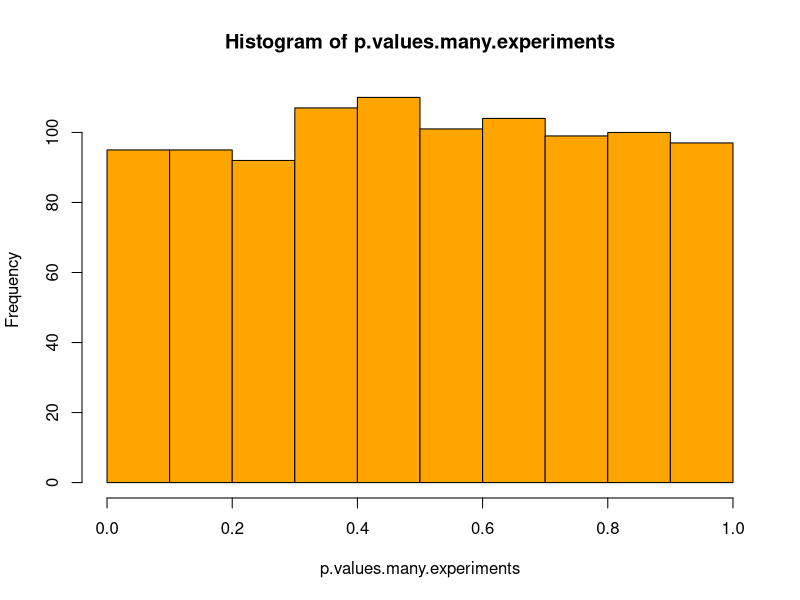
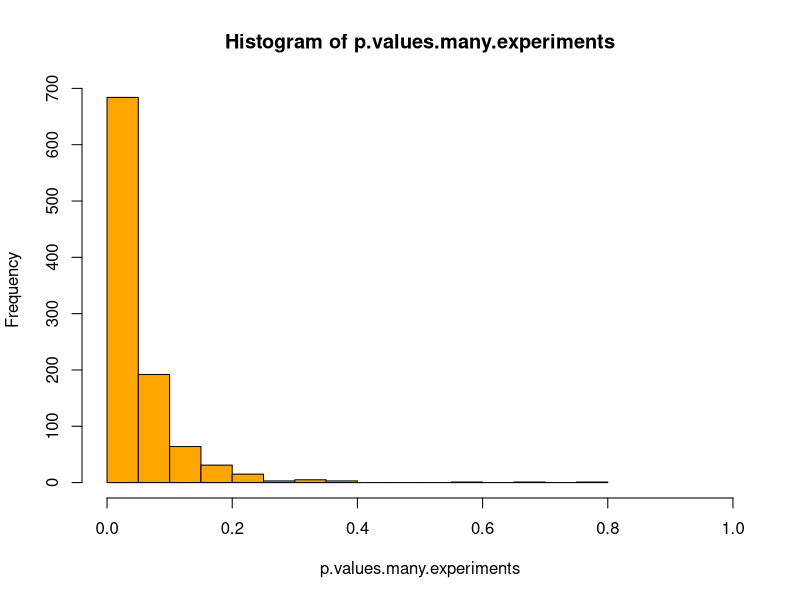

Reproduce these figures in R, in order.
## ---- chunk 1
set.seed(17)
datas=data.frame(drug=c("standard","standard","standard",
                        "new","new","new"),
                pressure=rnorm(6,mean = 150,sd = 10))
datas

t.test(pressure~drug,data=datas)
## ---- chunk 2
B=1000
p.values.many.experiments=replicate(B,{
  datas=data.frame(drug=c("standard","standard","standard",
                        "new","new","new"),
                pressure=rnorm(6,mean = 150,sd = 10))
  t.test(pressure~drug,data=datas)$p.value
}
)
## ---- chunk 3
sum(p.values.many.experiments<.05)
## ---- chunk 4
hist(p.values.many.experiments,col="orange")
sum(p.values.many.experiments<=.05)/B
#analogously for any other significance value:
sum(p.values.many.experiments<=.10)/B
## ---- chunk 5
set.seed(17)
datas=data.frame(drug=c("standard","standard","standard",
                        "new","new","new"),
                pressure=rnorm(6,mean = c(150,150,150,150-30,150-30,150-30),sd = 10))
datas

t.test(pressure~drug,data=datas)
## ---- chunk 6
B=1000
p.values.many.experiments=replicate(B,{
  dati=data.frame(farmaco=c("standard","standard","standard",
                          "new","new","new"),
                  pressione=rnorm(6,mean =  c(150,150,150,150-30,150-30,150-30),sd = 10))
  t.test(pressione~farmaco,data=dati)$p.value
}
)

sum(p.values.many.experiments<.05)
## ---- chunk 7
hist(p.values.many.experiments,xlim=c(0,1),col="orange")
sum(p.values.many.experiments<=.05)/B
#analogously for any other significance value:
sum(p.values.many.experiments<=.10)/B
## ---- chunk 8
m=18
B = 1000
alpha_a=.05
alpha_b=1-(1-.05)^(1/m)
#### A single experiment with m endpoints (and as many hypothesis tests and p-values).

endpoints=matrix(rnorm(6*m),6,m)

p.values.1.experiment=apply(endpoints , 2, 
                            function(y) 
                              t.test(y[1:3],y[4:6],
                                     var.equal = TRUE)$p.value)

 c(n.rifiuti_a=sum(p.values.1.experiment<alpha_a),
   n.rifiuti_b=sum(p.values.1.experiment<alpha_b))

# replicate B times
res=replicate(B,
              {
 endpoints=matrix(rnorm(6*m),6,m)
 
 p.values.1.experiment=apply(endpoints , 2, 
                             function(y) t.test(y[1:3],y[4:6],
                                                var.equal = TRUE)$p.value)
 c(n.rifiuti_a=sum(p.values.1.experiment<alpha_a),
   n.rifiuti_b=sum(p.values.1.experiment<alpha_b))
}
)
dim(res)
#Number of rejections:
table(res["n.rifiuti_a",])
# How many times have we made at least one mistake? (= how many times at least one rejection?)
sum(res["n.rifiuti_a",]>0)

table(res["n.rifiuti_b",])
sum(res["n.rifiuti_b",]>0)
## ---- chunk 9
#number of endpoints
m <- 18
# Generate the response of 6 patients on m enpoint.
endpoints=matrix(rnorm(6*m),6,m)
 
# Added a value of 3 to the values reported 
# to the first 5 endpoints for the three patients with the drug new 

endpoints[4:6,1:5]= endpoints[4:6,1:5]+3
 
endpoints
## ---- chunk 10
#One p-value for each endpoint extracted from t.test:

p.values.1.experiment=apply(endpoints , 2, 
                            function(y) t.test(y[1:3],y[4:6])$p.value)


p.values.1.experiment
## ---- chunk 11
#Compute:
 c(n.rifiuti_a=sum(p.values.1.experiment<alpha_a), #number of rejections using alpha_a=0.05
   n.rifiuti_b=sum(p.values.1.experiment<alpha_b),#number of rejections using alpha_b (i.e., Sidak correction)
   n.rifiuti_a_H0=sum(p.values.1.experiment[-(1:5)]<alpha_a), #number of false rejections using alpha_a=0.05
   n.rifiuti_b_H0=sum(p.values.1.experiment[-(1:5)]<alpha_b), #number of false rejections using alpha_b (i.e., Sidak correction)
   n.rifiuti_a_H1=sum(p.values.1.experiment[1:5]<alpha_a), #number of true rejections using alpha_a=0.05
   n.rifiuti_b_H1=sum(p.values.1.experiment[1:5]<alpha_b) #number of true rejections using alpha_b (i.e., Sidak correction)
   )
## ---- chunk 12
res = replicate(B, {
  endpoints=matrix(rnorm(6*m),6,m)
  endpoints[4:6,1:5]= endpoints[4:6,1:5]+3
  
  p.values.1.experiment=apply(endpoints , 2, 
                            function(y) t.test(y[1:3],y[4:6])$p.value)
  
 c(n.rifiuti_a=sum(p.values.1.experiment<alpha_a), 
   n.rifiuti_b=sum(p.values.1.experiment<alpha_b),
   n.rifiuti_a_H0=sum(p.values.1.experiment[-(1:5)]<alpha_a), 
   n.rifiuti_b_H0=sum(p.values.1.experiment[-(1:5)]<alpha_b),
   n.rifiuti_a_H1=sum(p.values.1.experiment[1:5]<alpha_a), 
   n.rifiuti_b_H1=sum(p.values.1.experiment[1:5]<alpha_b) 
   )
})
## ---- chunk 13
table(res[1,])
## ---- chunk 14
table(res[3,])
## ---- chunk 15
rowSums(res[c(3,4), ]>0)/B
## ---- chunk 16
table(res[5,])
## ---- chunk 17
rowSums(res[c(5,6), ]/5)/B
